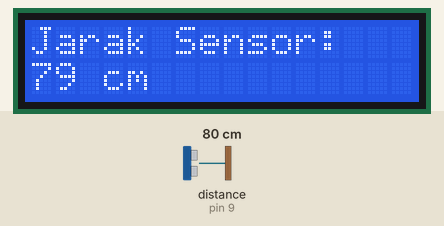
The sketch below on a simulated Arduino Uno, built with avr-gcc and run on an emulated ATmega328P. On the bench: 16×2 character LCD. Wiring (inferred from the names in the program): ultrasonic range finder: trigger pin 8; echo pin 9. The inputs (shaded band) are chosen by the test bench; at power-on: distance to the obstacle (sensor on pin 9) 80 cm. The echo pulse lasts 58.3 µs per cm; what the sketch prints to the serial monitor is not drawn.

Above: at 2.7 s.
2.8 s: distance to the obstacle (sensor on pin 9) set to 9 cm
At 4.1 s:
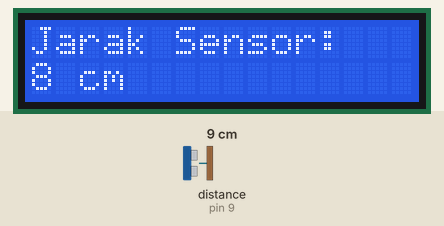
4.4 s: distance to the obstacle (sensor on pin 9) set to 35 cm
At 4.9 s:
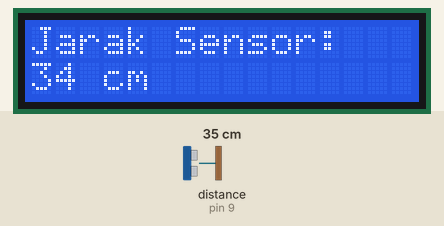
6.0 s: distance to the obstacle (sensor on pin 9) set to 2 cm
At 7.3 s:
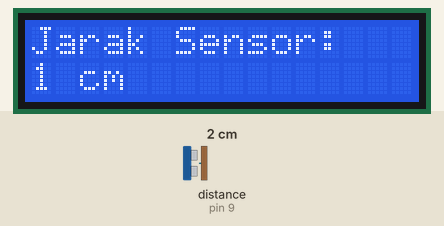
7.6 s: distance to the obstacle (sensor on pin 9) set to 299 cm
At 8.7 s:
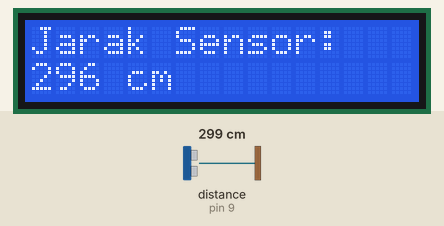
Timing chart, 0 to 10.3 s (numbered marks = the images above; inputs shaded):
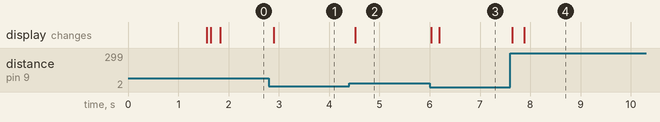

The sketch:

LCD_ULTRASONIK.ino
```cpp
#include <LiquidCrystal.h>

// Inisialisasi LCD (RS=12, E=11, D4=5, D5=4, D6=3, D7=2)
LiquidCrystal lcd(12, 11, 5, 4, 3, 2);

#define pinTrig 8
#define pinEcho 9

// Jumlah sampel untuk meratakan data (semakin besar semakin stabil, tapi agak lambat merespons)
const int jumlahSampel = 5;

void setup() {
  Serial.begin(9600);

  pinMode(pinTrig, OUTPUT);
  pinMode(pinEcho, INPUT);

  lcd.begin(16, 2);
  lcd.setCursor(0, 0);
  lcd.print(" Inisialisasi... ");
  delay(1500);
  lcd.clear();
}

void loop() {
  long totalDurasi = 0;

  // Mengambil beberapa sampel pembacaan dalam satu waktu
  for (int i = 0; i < jumlahSampel; i++) {
    digitalWrite(pinTrig, LOW);
    delayMicroseconds(2);
    digitalWrite(pinTrig, HIGH);
    delayMicroseconds(10);
    digitalWrite(pinTrig, LOW);

    // Ambil durasi
    totalDurasi += pulseIn(pinEcho, HIGH, 25000); // Timeout 25ms agar tidak freeze jika meleset
    delay(10); // Jeda antar sampel
  }

  // Hitung rata-rata durasi dari sampel yang diambil
  long rataDurasi = totalDurasi / jumlahSampel;

  // Konversi rata-rata durasi menjadi centimeter
  int jarak = rataDurasi * 0.034 / 2;

  // Tampilkan ke LCD dengan format rapi (diberi spasi agar sisa angka lama tertutup)
  lcd.setCursor(0, 0);
  lcd.print("Jarak Sensor:   ");

  lcd.setCursor(0, 1);
  lcd.print("                ");
  lcd.setCursor(0, 1);
  lcd.print(jarak);
  lcd.print(" cm   ");

  // Tampilkan ke Serial Monitor
  Serial.print("Jarak Stabil: ");
  Serial.print(jarak);
  Serial.println(" cm");

  delay(100); // Jeda pembacaan loop
}
```

Measured:
- after the input at 2.8 s, the display: changes after 0.10 s (image 1)
- after the input at 4.4 s, the display: changes after 0.12 s (image 2)
- after the input at 6.0 s, the display: first changes at once (image 3 shows a later state)
- after the input at 7.6 s, the display: first changes at once (image 4 shows a later state)
